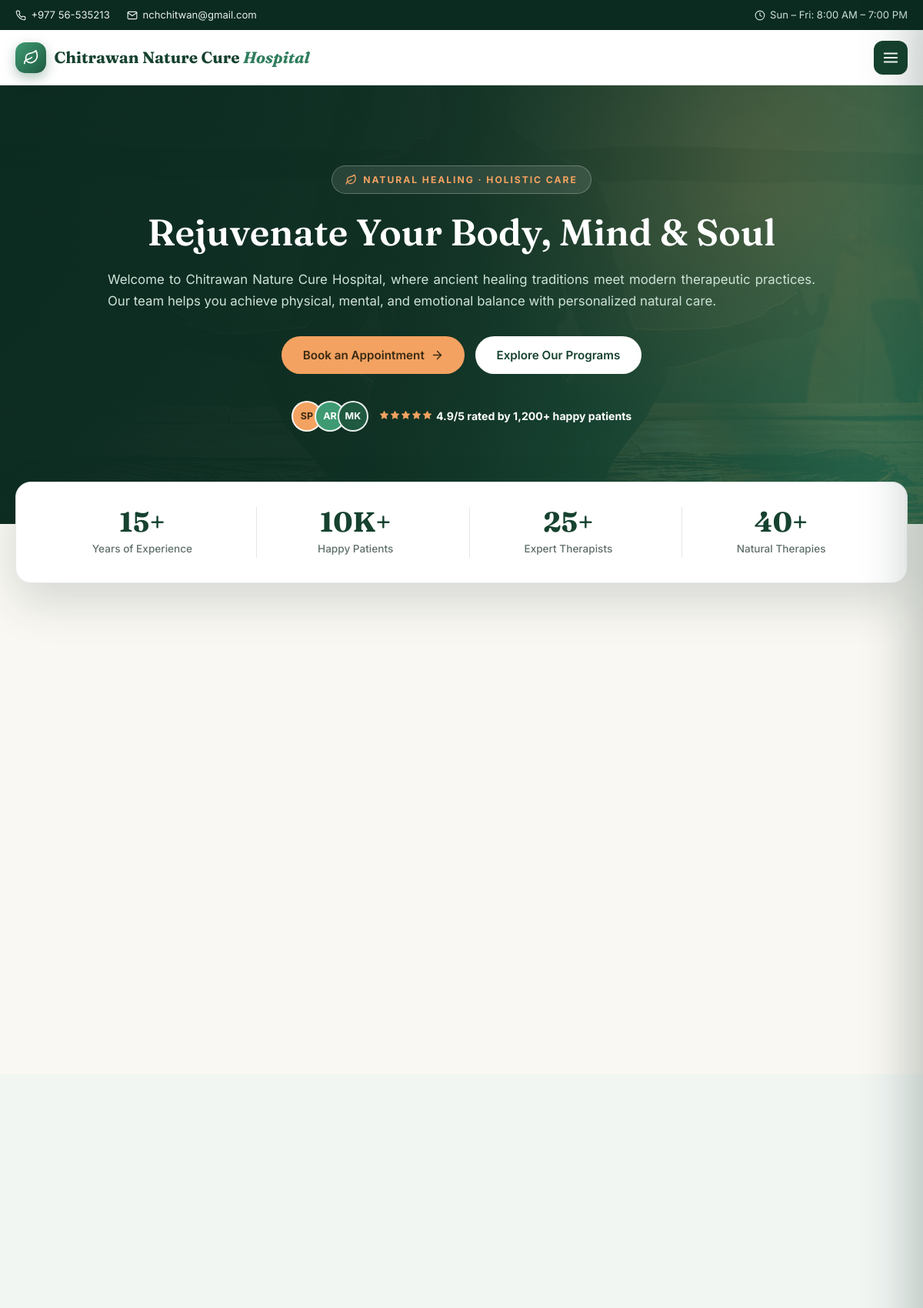
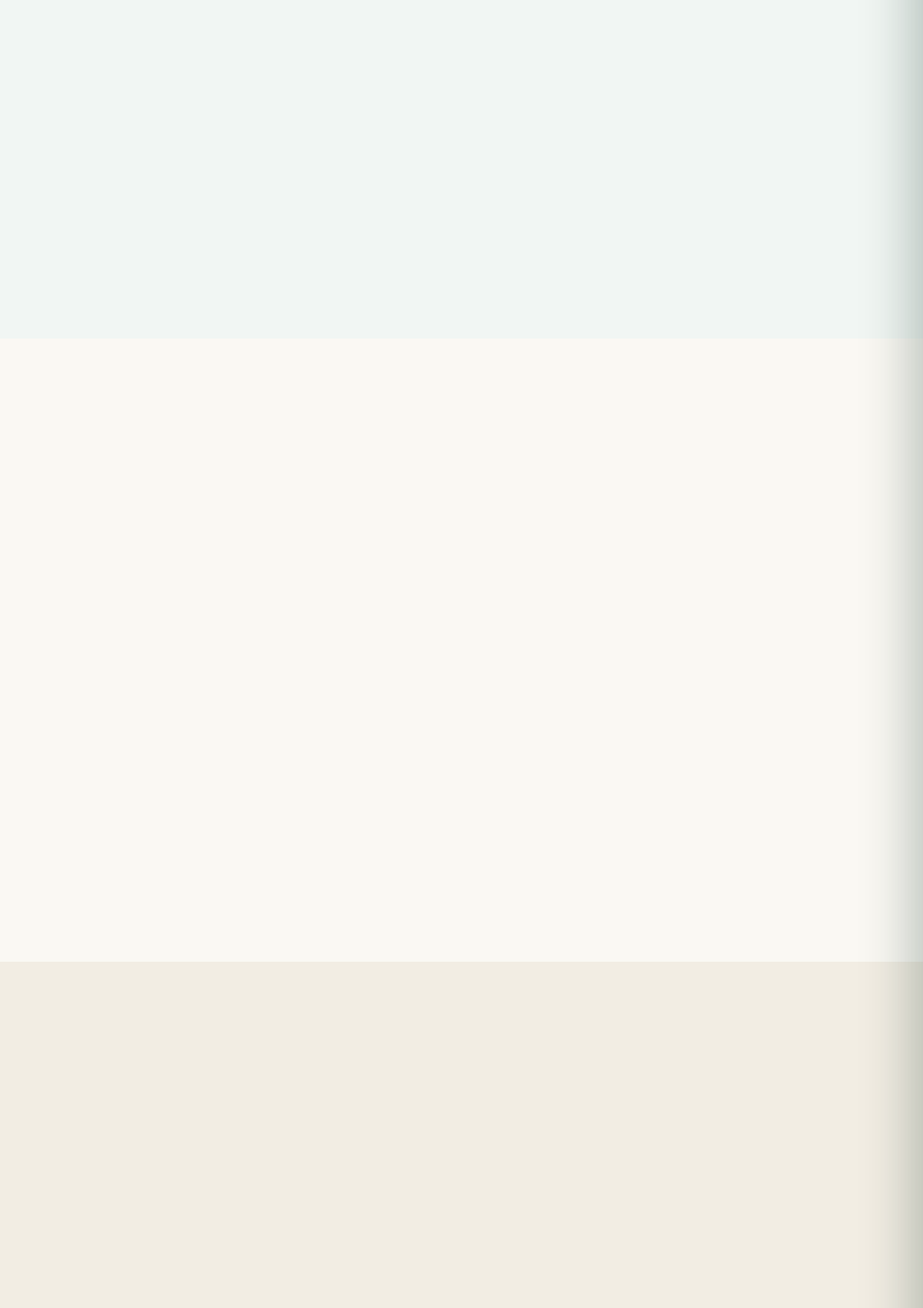
The page / (upper part) on the database its author committed (2 pictures, top to bottom).
### tables this page shows
CREATE TABLE IF NOT EXISTS page_sections (
    id           INT UNSIGNED AUTO_INCREMENT PRIMARY KEY,
    page_key     VARCHAR(60)  NOT NULL,
    section_key  VARCHAR(80)  NOT NULL,
    kicker       VARCHAR(200) NOT NULL DEFAULT '',
    heading      VARCHAR(300) NOT NULL DEFAULT '',
    content      TEXT         NULL,
    sub_content  TEXT         NULL,
    image        VARCHAR(300) NOT NULL DEFAULT '',
    media        VARCHAR(300) NOT NULL DEFAULT '',
    link         VARCHAR(300) NOT NULL DEFAULT '',
    link_label   VARCHAR(160) NOT NULL DEFAULT '',
    extras       TEXT         NULL,
    UNIQUE KEY uq_page_section (page_key, section_key)
);

### app/core/Controller.php (called while the page is built, shortened)
<?php
abstract class Controller
{
    protected function render(string $view, array $data = []): void
    {
        $layout = $data['layout'] ?? 'default';
        unset($data['layout']);
        extract($data, EXTR_SKIP);
        require APP_ROOT . '/app/views/layouts/' . $layout . '.php';
    }
}

### app/core/Router.php (called while the page is built, shortened)
<?php
class Router
{
    public function dispatch(string $method, string $uri): void
    {
        $path = parse_url($uri, PHP_URL_PATH) ?: '/';
        $path = '/' . trim($path, '/');
        $controller = new PageController();
        $controller->show($path);
    }
}

### index.php (called while the page is built, shortened)
<?php
require_once __DIR__ . '/app/core/Dotenv.php';
require_once __DIR__ . '/app/config/config.php';
require_once __DIR__ . '/app/core/Security.php';
require_once __DIR__ . '/app/core/Controller.php';
require_once __DIR__ . '/app/core/Router.php';
require_once __DIR__ . '/app/models/PageSectionModel.php';
$router = new Router();
$router->dispatch($_SERVER['REQUEST_METHOD'] ?? 'GET', $_SERVER['REQUEST_URI'] ?? '/');

### app/config/config.php (called while the page is built, shortened)
<?php
if (!function_exists('asset_url')) {
    function asset_url(string $path): string
    {
        $clean = '/' . ltrim($path, '/');
        $full = APP_ROOT . '/public' . $clean;
        $version = is_file($full) ? (string) @filemtime($full) : '';
        return BASE_URL . '/public' . $clean . ($version !== '' ? '?v=' . $version : '');
    }
}

### app/core/Security.php (called while the page is built, shortened)
<?php
class Security
{
    public static function e(mixed $value): string
    {
        return htmlspecialchars((string) $value, ENT_QUOTES, 'UTF-8');
    }
}

### app/models/PageSectionModel.php (called while the page is built, shortened)
<?php
class PageSectionModel
{
    public static function forPage(string $pageKey, bool $fallback = true): array
    {
        $defaults = require APP_ROOT . '/app/data/page_sections.php';
        $pageDefaults = $defaults[$pageKey] ?? [];
        $pdo = Database::pdo();
        if ($pdo !== null) {
            try {
                $stmt = $pdo->prepare('SELECT * FROM ' . self::TABLE . ' WHERE page_key = ? ORDER BY id');
                $stmt->execute([$pageKey]);
                $rows = $stmt->fetchAll();
                $db = self::index($rows)[$pageKey] ?? [];
                return self::mergeDefaults($pageDefaults, $db);
            } catch (Throwable $e) {
                error_log('[PageSectionModel] forPage failed: ' . $e->getMessage());
            }
        }
        return [];
    }
    private static function mergeDefaults(array $defaults, array $db): array
    {
        foreach ($defaults as $sectionKey => $fields) {
            $defaults[$sectionKey] = array_merge($fields, $db[$sectionKey] ?? []);
        }
        return $defaults;
    }
    private static function index(array $rows): array
    {
        $out = [];
        foreach ($rows as $r) {
            $page = (string) $r['page_key'];
            $section = (string) $r['section_key'];
            $out[$page][$section] = [
                'id' => (int) $r['id'],
                'kicker' => (string) ($r['kicker'] ?? ''),
                'heading' => (string) ($r['heading'] ?? ''),
                'content' => (string) ($r['content'] ?? ''),
                'sub_content' => (string) ($r['sub_content'] ?? ''),
                'image' => (string) ($r['image'] ?? ''),
                'media' => (string) ($r['media'] ?? ''),
                'link' => (string) ($r['link'] ?? ''),
                'link_label' => (string) ($r['link_label'] ?? ''),
                'extras' => self::decodeExtras($r['extras'] ?? ''),
            ];
        }
        return $out;
    }
    public static function decodeExtras(string $raw): array
    {
        $decoded = json_decode($raw, true);
        return array_values(array_filter(array_map(
            static fn ($line): string => trim((string) $line),
            $decoded
        )));
    }
}

### app/views/partials/section_helpers.php (called while the page is built, shortened)
<?php
if (!function_exists('sec')) {
    function sec(array $sections, string $key, string $field, string $default = ''): string
    {
        $v = (string) ($sections[$key][$field] ?? '');
        return trim($v) !== '' ? $v : $default;
    }
}
if (!function_exists('sec_buttons')) {
    function sec_buttons(array $sections, string $key): array
    {
        $lines = $sections[$key]['extras'] ?? [];
        $buttons = [];
        $styles = ['primary', 'light', 'dark', 'outline'];
        foreach ($lines as $line) {
            $parts = array_map('trim', explode('|', (string) $line, 3));
            $style = strtolower($parts[2] ?? 'primary');
            $buttons[] = [
                'label' => $parts[0],
                'url' => $parts[1] ?? '#',
                'style' => $style,
            ];
        }
        return $buttons;
    }
}
if (!function_exists('sec_url')) {
    function sec_url(string $url): string
    {
        $url = trim($url);
        if ($url !== '' && !preg_match('~^(https?:)?//~i', $url) && $url[0] !== '#') {
            $url = BASE_URL . $url;
        }
        return $url;
    }
}
if (!function_exists('sec_pairs')) {
    function sec_pairs(array $sections, string $key, string $field = 'extras'): array
    {
        $lines = $sections[$key][$field] ?? [];
        $pairs = [];
        foreach ($lines as $line) {
            $parts = array_map('trim', explode('|', (string) $line, 2));
            $pairs[] = ['title' => $parts[0] ?? '', 'text' => $parts[1] ?? ''];
        }
        return $pairs;
    }
}

### app/views/pages/home.php (the view, shortened to what this page needs)
<?php require APP_ROOT . '/app/views/partials/section_helpers.php'; ?>
<section class="hero">
    <?php
    $heroVideo = sec($sections, 'hero', 'media', '');
    if ($heroVideo !== ''): ?>
        <video class="hero-video" autoplay muted loop playsinline preload="metadata" aria-hidden="true" tabindex="-1">
            <source src="<?= BASE_URL ?>/public/uploads/<?= Security::e(rawurlencode($heroVideo)) ?>" type="video/mp4">
        </video>
    <?php endif; ?>
    <div class="container hero-content">
        <span class="eyebrow"><svg class="icon"><use href="#icon-leaf"/></svg> <?= Security::e(sec($sections, 'hero', 'kicker', 'Natural Healing · Holistic Care')) ?></span>
        <h1><?= Security::e(sec($sections, 'hero', 'heading', 'Rejuvenate Your Body, Mind & Soul')) ?></h1>
        <p class="hero-sub"><?= Security::e(sec($sections, 'hero', 'content', 'Welcome to Chitrawan Nature Cure Hospital, where ancient healing traditions meet modern therapeutic practices. Our team helps you achieve physical, mental, and emotional balance with personalized natural care.')) ?></p>
        <div class="button-row">
            <?php foreach (sec_buttons($sections, 'hero') as $b): ?>
                <a class="btn btn-<?= Security::e($b['style']) ?>" href="<?= Security::e(sec_url($b['url'])) ?>"><?= Security::e($b['label']) ?><?php if ($b['style'] === 'primary'): ?><svg class="icon"><use href="#icon-arrow"/></svg><?php endif; ?></a>
            <?php endforeach; ?>
        </div>
        <div class="hero-trust">
            <div class="avatar-stack" aria-hidden="true">
                <span>SP</span><span>AR</span><span>MK</span>
            </div>
            <p><span class="stars" aria-hidden="true"><svg class="icon"><use href="#icon-star"/></svg><svg class="icon"><use href="#icon-star"/></svg><svg class="icon"><use href="#icon-star"/></svg><svg class="icon"><use href="#icon-star"/></svg><svg class="icon"><use href="#icon-star"/></svg></span><strong><?= Security::e(sec($sections, 'hero', 'sub_content', '4.9/5 rated by 1,200+ happy patients')) ?></strong></p>
        </div>
    </div>
</section>
<section class="stats-band">
    <div class="container">
        <div class="stats reveal">
            <?php foreach (sec_pairs($sections, 'stats') as $stat): ?>
                <div class="stat"><strong><?= Security::e($stat['title']) ?></strong><span><?= Security::e($stat['text']) ?></span></div>
            <?php endforeach; ?>
        </div>
    </div>
</section>
<section class="section">
    <div class="container split">
    </div>
</section>
<section class="section alt why-section">
    <div class="container">
    </div>
</section>
<section class="section offers-section">
    <div class="container">
    </div>
</section>
<section class="section sand" id="reviews">
    <div class="container">
        <div class="card-grid">
        </div>
    </div>
</section>

### app/views/layouts/default.php (shortened to what this page needs)
<!DOCTYPE html>
<html lang="en">
<head>
    <link rel="stylesheet" href="<?= asset_url('/css/style.css') ?>">
</head>
<body data-base="<?= Security::e(BASE_URL) ?>">
<?php
require_once APP_ROOT . '/app/views/partials/section_helpers.php';
?>
<?php
if (!isset($GLOBALS['__siteSectionsLoaded'])) {
    $GLOBALS['__siteSections'] = PageSectionModel::forPage('site');
}
$_topbar = $GLOBALS['__siteSections']['topbar'] ?? [];
$_topbarPhone = trim((string) ($_topbar['link'] ?? '+977 56-535213'));
$_topbarEmail = trim((string) ($_topbar['sub_content'] ?? 'nchchitwan@gmail.com'));
$_topbarHours = trim((string) ($_topbar['kicker'] ?? 'Sun – Fri: 8:00 AM – 7:00 PM'));
?>
<div class="topbar">
    <div class="container">
        <div class="topbar-info">
            <a href="tel:<?= Security::e(preg_replace('/[^+\d]/', '', $_topbarPhone)) ?>"><svg class="icon icon-sm"><use href="#icon-phone"/></svg> <?= Security::e($_topbarPhone) ?></a>
            <a href="mailto:<?= Security::e($_topbarEmail) ?>"><svg class="icon icon-sm"><use href="#icon-mail"/></svg> <?= Security::e($_topbarEmail) ?></a>
        </div>
        <div class="topbar-hours"><svg class="icon icon-sm"><use href="#icon-clock"/></svg> <?= Security::e($_topbarHours) ?></div>
    </div>
</div>
<header class="site-header" id="siteHeader">
    <div class="container nav-wrap">
        <?php require APP_ROOT . '/app/views/partials/brand.php'; ?>
        <button class="nav-toggle" id="navToggle" aria-label="Open menu" aria-expanded="false">
            <svg class="icon"><use href="#icon-menu"/></svg>
        </button>
    </div>
</header>
<main>
    <?php require APP_ROOT . '/app/views/' . $view . '.php'; ?>
</main>
                <?php $brandClass = 'footer-brand-name'; require APP_ROOT . '/app/views/partials/brand.php'; unset($brandClass); ?>
</body>
</html>

### app/views/partials/brand.php (shortened to what this page needs)
<?php
$brand = $GLOBALS['__siteSections']['brand'] ?? [];
$logoUrl = trim((string) ($brand['image'] ?? ''));
$brandName = trim((string) ($brand['heading'] ?? ''));
$nameParts = preg_split('/\s+/', $brandName, -1, PREG_SPLIT_NO_EMPTY);
$accent = count($nameParts) > 1 ? array_pop($nameParts) : '';
$main = implode(' ', $nameParts);
$brandClass = $brandClass ?? '';
?>
<a class="brand <?= Security::e($brandClass) ?>" href="<?= BASE_URL ?>/">
    <?php if ($logoUrl !== ''): ?>
        <img class="brand-logo" src="<?= Security::e($logoUrl) ?>" alt="<?= Security::e($brandName) ?>" loading="lazy">
    <?php else: ?>
        <span class="brand-mark" aria-hidden="true"><svg class="icon"><use href="#icon-leaf"/></svg></span>
    <?php endif; ?>
    <span class="brand-name"><?= Security::e($main) ?><?php if ($accent !== ''): ?> <em><?= Security::e($accent) ?></em><?php endif; ?></span>
</a>

### rows shown on the page
page_sections: link "+977 56-535213", sub_content "nchchitwan@gmail.com", kicker "Sun – Fri: 8:00 AM – 7:00 PM"
page_sections: heading "Hospital"
page_sections: kicker "NATURAL HEALING · HOLISTIC CARE", heading "Rejuvenate Your Body, Mind & Soul", content "Welcome to Chitrawan Nature Cure Hospital, where ancient healing traditions meet modern therapeutic practices. Our team helps you achieve physical, mental, and emotional balance with personalized natural care.", sub_content "4.9/5 rated by 1,200+ happy patients"

### other values the page prints
Security::e($main) "Chitrawan Nature Cure"
Security::e($b['label']) "Book an Appointment"
Security::e($b['label']) "Explore Our Programs"
Security::e($stat['title']) "15+"
Security::e($stat['text']) "Years of Experience"
Security::e($stat['title']) "10K+"
Security::e($stat['text']) "Happy Patients"
Security::e($stat['title']) "25+"
Security::e($stat['text']) "Expert Therapists"
Security::e($stat['title']) "40+"
Security::e($stat['text']) "Natural Therapies"
